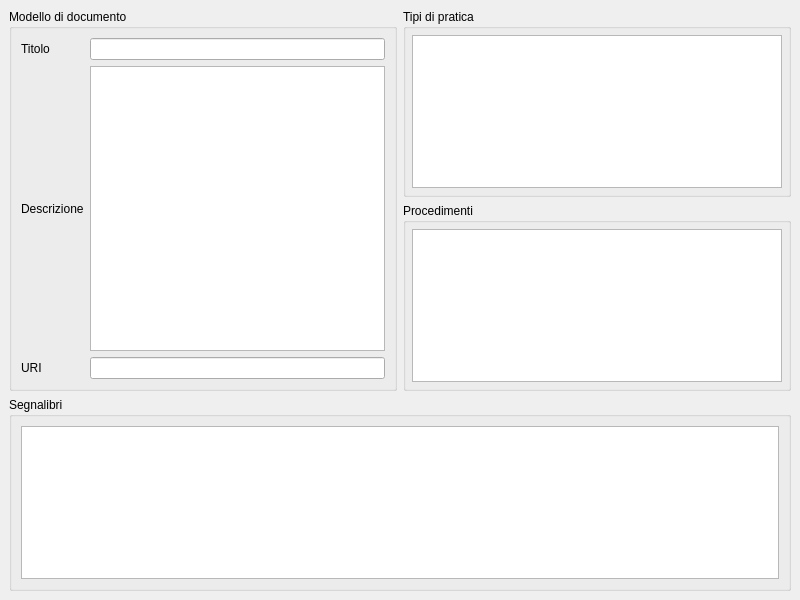
<?xml version="1.0" encoding="UTF-8"?>
<ui version="4.0">
 <class>MainWindow</class>
 <widget class="QMainWindow" name="MainWindow">
  <property name="geometry">
   <rect>
    <x>0</x>
    <y>0</y>
    <width>800</width>
    <height>600</height>
   </rect>
  </property>
  <property name="windowTitle">
   <string>Modello</string>
  </property>
  <property name="searchcolumns" stdset="0">
   <string>&gt;titolo&lt;,&gt;descrizione&lt;</string>
  </property>
  <widget class="QWidget" name="centralwidget">
   <layout class="QGridLayout" name="gridLayout_2">
    <item row="0" column="0" rowspan="2">
     <widget class="QGroupBox" name="groupBox_3">
      <property name="title">
       <string>Modello di documento</string>
      </property>
      <layout class="QGridLayout" name="gridLayout">
       <item row="0" column="0">
        <widget class="QLabel" name="label">
         <property name="text">
          <string>Titolo</string>
         </property>
        </widget>
       </item>
       <item row="0" column="1">
        <widget class="QLineEdit" name="lineEdit">
         <property name="column" stdset="0">
          <string>titolo</string>
         </property>
        </widget>
       </item>
       <item row="1" column="0">
        <widget class="QLabel" name="label_2">
         <property name="text">
          <string>Descrizione</string>
         </property>
        </widget>
       </item>
       <item row="1" column="1">
        <widget class="QTextEdit" name="textEdit">
         <property name="column" stdset="0">
          <string>descrizione</string>
         </property>
        </widget>
       </item>
       <item row="2" column="0">
        <widget class="QLabel" name="label_3">
         <property name="text">
          <string>URI</string>
         </property>
        </widget>
       </item>
       <item row="2" column="1">
        <widget class="QLineEdit" name="lineEdit_2">
         <property name="column" stdset="0">
          <string>uri</string>
         </property>
        </widget>
       </item>
      </layout>
     </widget>
    </item>
    <item row="0" column="1">
     <widget class="QGroupBox" name="groupBox">
      <property name="title">
       <string>Tipi di pratica</string>
      </property>
      <layout class="QVBoxLayout" name="verticalLayout">
       <property name="leftMargin">
        <number>6</number>
       </property>
       <property name="topMargin">
        <number>6</number>
       </property>
       <property name="rightMargin">
        <number>6</number>
       </property>
       <property name="bottomMargin">
        <number>6</number>
       </property>
       <item>
        <widget class="com.axiastudio.pypapi.ui.widgets.PyPaPiTableView" name="tableView">
         <property name="entity" stdset="0">
          <string>.tipoPraticaModelloCollection</string>
         </property>
         <property name="columns" stdset="0">
          <string>&gt;tipopratica&lt;</string>
         </property>
         <property name="reference" stdset="0">
          <string>tipopratica</string>
         </property>
        </widget>
       </item>
      </layout>
     </widget>
    </item>
    <item row="1" column="1">
     <widget class="QGroupBox" name="groupBox_2">
      <property name="title">
       <string>Procedimenti</string>
      </property>
      <layout class="QVBoxLayout" name="verticalLayout_2">
       <property name="leftMargin">
        <number>6</number>
       </property>
       <property name="topMargin">
        <number>6</number>
       </property>
       <property name="rightMargin">
        <number>6</number>
       </property>
       <property name="bottomMargin">
        <number>6</number>
       </property>
       <item>
        <widget class="com.axiastudio.pypapi.ui.widgets.PyPaPiTableView" name="tableView_2">
         <property name="entity" stdset="0">
          <string>.procedimentoModelloCollection</string>
         </property>
         <property name="columns" stdset="0">
          <string>&gt;procedimento&lt;</string>
         </property>
         <property name="reference" stdset="0">
          <string>procedimento</string>
         </property>
        </widget>
       </item>
      </layout>
     </widget>
    </item>
    <item row="2" column="0" colspan="2">
     <widget class="QGroupBox" name="groupBox_4">
      <property name="title">
       <string>Segnalibri</string>
      </property>
      <layout class="QVBoxLayout" name="verticalLayout_3">
       <item>
        <widget class="com.axiastudio.pypapi.ui.widgets.PyPaPiTableView" name="tableView_3">
         <property name="entity" stdset="0">
          <string>.segnalibroCollection</string>
         </property>
         <property name="columns" stdset="0">
          <string>&gt;segnalibro&lt;,&lt;codice&gt;</string>
         </property>
        </widget>
       </item>
      </layout>
     </widget>
    </item>
   </layout>
  </widget>
 </widget>
 <customwidgets>
  <customwidget>
   <class>com.axiastudio.pypapi.ui.widgets.PyPaPiTableView</class>
   <extends>QTableView</extends>
   <header>pypapitableview.h</header>
  </customwidget>
 </customwidgets>
 <resources/>
 <connections/>
</ui>
